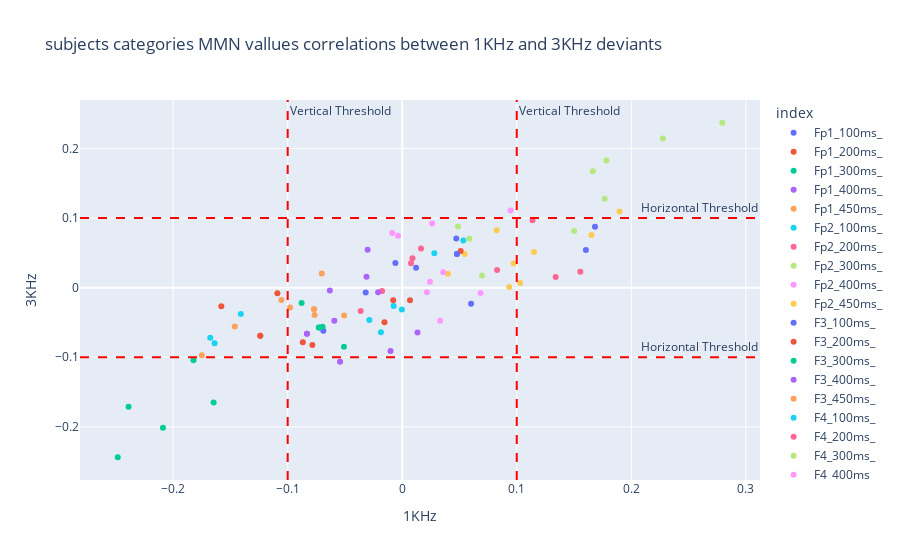

Notebook cell for this chart:
### Code cell
new = []
for i in mmn_corr_1k.index:
    new.append(i[:-4])
mmn_corr_1k.index = new
new = []
for i in mmn_corr_3k.index:
    new.append(i[:-4])
mmn_corr_3k.index = new
df = pd.DataFrame({"1KHz": mmn_corr_1k, "3KHz": mmn_corr_3k})
df = df.reset_index()
fig = px.scatter(
    data_frame=df,
    x="1KHz",
    y="3KHz",
    color="index",
    title="subjects categories MMN vallues correlations between 1KHz and 3KHz deviants",
)
fig.add_hline(
    y=0.1, line_dash="dash", line_color="red", annotation_text="Horizontal Threshold"
)
fig.add_vline(
    x=0.1, line_dash="dash", line_color="red", annotation_text="Vertical Threshold"
)
fig.add_hline(
    y=-0.1, line_dash="dash", line_color="red", annotation_text="Horizontal Threshold"
)
fig.add_vline(
    x=-0.1, line_dash="dash", line_color="red", annotation_text="Vertical Threshold"
)
# pio.write_image(fig, 'scatter_plot.png')

### Figure 1 — Plotly figure (JSON) as saved in the notebook; plotly's stock layout.template omitted (floating-point values rounded to 4 significant figures)
{"data": [{"hovertemplate": "index=Fp1_100ms_<br>1KHz=%{x}<br>3KHz=%{y}<extra></extra>", "legendgroup": "Fp1_100ms_", "marker": {"color": "#636efa", "symbol": "circle"}, "mode": "markers", "name": "Fp1_100ms_", "orientation": "v", "showlegend": true, "type": "scatter", "x": [0.04776], "xaxis": "x", "y": [0.04832], "yaxis": "y"}, {"hovertemplate": "index=Fp1_200ms_<br>1KHz=%{x}<br>3KHz=%{y}<extra></extra>", "legendgroup": "Fp1_200ms_", "marker": {"color": "#EF553B", "symbol": "circle"}, "mode": "markers", "name": "Fp1_200ms_", "orientation": "v", "showlegend": true, "type": "scatter", "x": [-0.124], "xaxis": "x", "y": [-0.06913], "yaxis": "y"}, {"hovertemplate": "index=Fp1_300ms_<br>1KHz=%{x}<br>3KHz=%{y}<extra></extra>", "legendgroup": "Fp1_300ms_", "marker": {"color": "#00cc96", "symbol": "circle"}, "mode": "markers", "name": "Fp1_300ms_", "orientation": "v", "showlegend": true, "type": "scatter", "x": [-0.07279], "xaxis": "x", "y": [-0.05709], "yaxis": "y"}, {"hovertemplate": "index=Fp1_400ms_<br>1KHz=%{x}<br>3KHz=%{y}<extra></extra>", "legendgroup": "Fp1_400ms_", "marker": {"color": "#ab63fa", "symbol": "circle"}, "mode": "markers", "name": "Fp1_400ms_", "orientation": "v", "showlegend": true, "type": "scatter", "x": [-0.08322], "xaxis": "x", "y": [-0.06606], "yaxis": "y"}, {"hovertemplate": "index=Fp1_450ms_<br>1KHz=%{x}<br>3KHz=%{y}<extra></extra>", "legendgroup": "Fp1_450ms_", "marker": {"color": "#FFA15A", "symbol": "circle"}, "mode": "markers", "name": "Fp1_450ms_", "orientation": "v", "showlegend": true, "type": "scatter", "x": [-0.077], "xaxis": "x", "y": [-0.03107], "yaxis": "y"}, {"hovertemplate": "index=Fp2_100ms_<br>1KHz=%{x}<br>3KHz=%{y}<extra></extra>", "legendgroup": "Fp2_100ms_", "marker": {"color": "#19d3f3", "symbol": "circle"}, "mode": "markers", "name": "Fp2_100ms_", "orientation": "v", "showlegend": true, "type": "scatter", "x": [-0.1638], "xaxis": "x", "y": [-0.07978], "yaxis": "y"}, {"hovertemplate": "index=Fp2_200ms_<br>1KHz=%{x}<br>3KHz=%{y}<extra></extra>", "legendgroup": "Fp2_200ms_", "marker": {"color": "#FF6692", "symbol": "circle"}, "mode": "markers", "name": "Fp2_200ms_", "orientation": "v", "showlegend": true, "type": "scatter", "x": [0.1555], "xaxis": "x", "y": [0.0228], "yaxis": "y"}, {"hovertemplate": "index=Fp2_300ms_<br>1KHz=%{x}<br>3KHz=%{y}<extra></extra>", "legendgroup": "Fp2_300ms_", "marker": {"color": "#B6E880", "symbol": "circle"}, "mode": "markers", "name": "Fp2_300ms_", "orientation": "v", "showlegend": true, "type": "scatter", "x": [0.1665], "xaxis": "x", "y": [0.1674], "yaxis": "y"}, {"hovertemplate": "index=Fp2_400ms_<br>1KHz=%{x}<br>3KHz=%{y}<extra></extra>", "legendgroup": "Fp2_400ms_", "marker": {"color": "#FF97FF", "symbol": "circle"}, "mode": "markers", "name": "Fp2_400ms_", "orientation": "v", "showlegend": true, "type": "scatter", "x": [-0.003661], "xaxis": "x", "y": [0.07446], "yaxis": "y"}, {"hovertemplate": "index=Fp2_450ms_<br>1KHz=%{x}<br>3KHz=%{y}<extra></extra>", "legendgroup": "Fp2_450ms_", "marker": {"color": "#FECB52", "symbol": "circle"}, "mode": "markers", "name": "Fp2_450ms_", "orientation": "v", "showlegend": true, "type": "scatter", "x": [0.08244], "xaxis": "x", "y": [0.08244], "yaxis": "y"}, {"hovertemplate": "index=F3_100ms_<br>1KHz=%{x}<br>3KHz=%{y}<extra></extra>", "legendgroup": "F3_100ms_", "marker": {"color": "#636efa", "symbol": "circle"}, "mode": "markers", "name": "F3_100ms_", "orientation": "v", "showlegend": true, "type": "scatter", "x": [0.1683], "xaxis": "x", "y": [0.08757], "yaxis": "y"}, {"hovertemplate": "index=F3_200ms_<br>1KHz=%{x}<br>3KHz=%{y}<extra></extra>", "legendgroup": "F3_200ms_", "marker": {"color": "#EF553B", "symbol": "circle"}, "mode": "markers", "name": "F3_200ms_", "orientation": "v", "showlegend": true, "type": "scatter", "x": [-0.1579], "xaxis": "x", "y": [-0.02666], "yaxis": "y"}, {"hovertemplate": "index=F3_300ms_<br>1KHz=%{x}<br>3KHz=%{y}<extra></extra>", "legendgroup": "F3_300ms_", "marker": {"color": "#00cc96", "symbol": "circle"}, "mode": "markers", "name": "F3_300ms_", "orientation": "v", "showlegend": true, "type": "scatter", "x": [-0.1647], "xaxis": "x", "y": [-0.1651], "yaxis": "y"}, {"hovertemplate": "index=F3_400ms_<br>1KHz=%{x}<br>3KHz=%{y}<extra></extra>", "legendgroup": "F3_400ms_", "marker": {"color": "#ab63fa", "symbol": "circle"}, "mode": "markers", "name": "F3_400ms_", "orientation": "v", "showlegend": true, "type": "scatter", "x": [0.01336], "xaxis": "x", "y": [-0.06429], "yaxis": "y"}, {"hovertemplate": "index=F3_450ms_<br>1KHz=%{x}<br>3KHz=%{y}<extra></extra>", "legendgroup": "F3_450ms_", "marker": {"color": "#FFA15A", "symbol": "circle"}, "mode": "markers", "name": "F3_450ms_", "orientation": "v", "showlegend": true, "type": "scatter", "x": [-0.06949], "xaxis": "x", "y": [-0.05731], "yaxis": "y"}, {"hovertemplate": "index=F4_100ms_<br>1KHz=%{x}<br>3KHz=%{y}<extra></extra>", "legendgroup": "F4_100ms_", "marker": {"color": "#19d3f3", "symbol": "circle"}, "mode": "markers", "name": "F4_100ms_", "orientation": "v", "showlegend": true, "type": "scatter", "x": [-0.1676], "xaxis": "x", "y": [-0.07185], "yaxis": "y"}, {"hovertemplate": "index=F4_200ms_<br>1KHz=%{x}<br>3KHz=%{y}<extra></extra>", "legendgroup": "F4_200ms_", "marker": {"color": "#FF6692", "symbol": "circle"}, "mode": "markers", "name": "F4_200ms_", "orientation": "v", "showlegend": true, "type": "scatter", "x": [0.134], "xaxis": "x", "y": [0.01533], "yaxis": "y"}, {"hovertemplate": "index=F4_300ms_<br>1KHz=%{x}<br>3KHz=%{y}<extra></extra>", "legendgroup": "F4_300ms_", "marker": {"color": "#B6E880", "symbol": "circle"}, "mode": "markers", "name": "F4_300ms_", "orientation": "v", "showlegend": true, "type": "scatter", "x": [0.1782], "xaxis": "x", "y": [0.1828], "yaxis": "y"}, {"hovertemplate": "index=F4_400ms_<br>1KHz=%{x}<br>3KHz=%{y}<extra></extra>", "legendgroup": "F4_400ms_", "marker": {"color": "#FF97FF", "symbol": "circle"}, "mode": "markers", "name": "F4_400ms_", "orientation": "v", "showlegend": true, "type": "scatter", "x": [-0.008799], "xaxis": "x", "y": [0.07854], "yaxis": "y"}, {"hovertemplate": "index=F4_450ms_<br>1KHz=%{x}<br>3KHz=%{y}<extra></extra>", "legendgroup": "F4_450ms_", "marker": {"color": "#FECB52", "symbol": "circle"}, "mode": "markers", "name": "F4_450ms_", "orientation": "v", "showlegend": true, "type": "scatter", "x": [0.05451], "xaxis": "x", "y": [0.04833], "yaxis": "y"}, {"hovertemplate": "index=C3_100ms_<br>1KHz=%{x}<br>3KHz=%{y}<extra></extra>", "legendgroup": "C3_100ms_", "marker": {"color": "#636efa", "symbol": "circle"}, "mode": "markers", "name": "C3_100ms_", "orientation": "v", "showlegend": true, "type": "scatter", "x": [0.1603], "xaxis": "x", "y": [0.05418], "yaxis": "y"}, {"hovertemplate": "index=C3_200ms_<br>1KHz=%{x}<br>3KHz=%{y}<extra></extra>", "legendgroup": "C3_200ms_", "marker": {"color": "#EF553B", "symbol": "circle"}, "mode": "markers", "name": "C3_200ms_", "orientation": "v", "showlegend": true, "type": "scatter", "x": [-0.109], "xaxis": "x", "y": [-0.008083], "yaxis": "y"}, {"hovertemplate": "index=C3_300ms_<br>1KHz=%{x}<br>3KHz=%{y}<extra></extra>", "legendgroup": "C3_300ms_", "marker": {"color": "#00cc96", "symbol": "circle"}, "mode": "markers", "name": "C3_300ms_", "orientation": "v", "showlegend": true, "type": "scatter", "x": [-0.2089], "xaxis": "x", "y": [-0.2013], "yaxis": "y"}, {"hovertemplate": "index=C3_400ms_<br>1KHz=%{x}<br>3KHz=%{y}<extra></extra>", "legendgroup": "C3_400ms_", "marker": {"color": "#ab63fa", "symbol": "circle"}, "mode": "markers", "name": "C3_400ms_", "orientation": "v", "showlegend": true, "type": "scatter", "x": [-0.0102], "xaxis": "x", "y": [-0.09105], "yaxis": "y"}, {"hovertemplate": "index=C3_450ms_<br>1KHz=%{x}<br>3KHz=%{y}<extra></extra>", "legendgroup": "C3_450ms_", "marker": {"color": "#FFA15A", "symbol": "circle"}, "mode": "markers", "name": "C3_450ms_", "orientation": "v", "showlegend": true, "type": "scatter", "x": [-0.05069], "xaxis": "x", "y": [-0.0399], "yaxis": "y"}, {"hovertemplate": "index=C4_100ms_<br>1KHz=%{x}<br>3KHz=%{y}<extra></extra>", "legendgroup": "C4_100ms_", "marker": {"color": "#19d3f3", "symbol": "circle"}, "mode": "markers", "name": "C4_100ms_", "orientation": "v", "showlegend": true, "type": "scatter", "x": [-0.1409], "xaxis": "x", "y": [-0.0377], "yaxis": "y"}, {"hovertemplate": "index=C4_200ms_<br>1KHz=%{x}<br>3KHz=%{y}<extra></extra>", "legendgroup": "C4_200ms_", "marker": {"color": "#FF6692", "symbol": "circle"}, "mode": "markers", "name": "C4_200ms_", "orientation": "v", "showlegend": true, "type": "scatter", "x": [0.08281], "xaxis": "x", "y": [0.02546], "yaxis": "y"}, {"hovertemplate": "index=C4_300ms_<br>1KHz=%{x}<br>3KHz=%{y}<extra></extra>", "legendgroup": "C4_300ms_", "marker": {"color": "#B6E880", "symbol": "circle"}, "mode": "markers", "name": "C4_300ms_", "orientation": "v", "showlegend": true, "type": "scatter", "x": [0.2277], "xaxis": "x", "y": [0.2145], "yaxis": "y"}, {"hovertemplate": "index=C4_400ms_<br>1KHz=%{x}<br>3KHz=%{y}<extra></extra>", "legendgroup": "C4_400ms_", "marker": {"color": "#FF97FF", "symbol": "circle"}, "mode": "markers", "name": "C4_400ms_", "orientation": "v", "showlegend": true, "type": "scatter", "x": [0.02612], "xaxis": "x", "y": [0.09214], "yaxis": "y"}, {"hovertemplate": "index=C4_450ms_<br>1KHz=%{x}<br>3KHz=%{y}<extra></extra>", "legendgroup": "C4_450ms_", "marker": {"color": "#FECB52", "symbol": "circle"}, "mode": "markers", "name": "C4_450ms_", "orientation": "v", "showlegend": true, "type": "scatter", "x": [0.03986], "xaxis": "x", "y": [0.02005], "yaxis": "y"}, {"hovertemplate": "index=P3_100ms_<br>1KHz=%{x}<br>3KHz=%{y}<extra></extra>", "legendgroup": "P3_100ms_", "marker": {"color": "#636efa", "symbol": "circle"}, "mode": "markers", "name": "P3_100ms_", "orientation": "v", "showlegend": true, "type": "scatter", "x": [0.06012], "xaxis": "x", "y": [-0.0231], "yaxis": "y"}, {"hovertemplate": "index=P3_200ms_<br>1KHz=%{x}<br>3KHz=%{y}<extra></extra>", "legendgroup": "P3_200ms_", "marker": {"color": "#EF553B", "symbol": "circle"}, "mode": "markers", "name": "P3_200ms_", "orientation": "v", "showlegend": true, "type": "scatter", "x": [-0.08678], "xaxis": "x", "y": [-0.07858], "yaxis": "y"}, {"hovertemplate": "index=P3_300ms_<br>1KHz=%{x}<br>3KHz=%{y}<extra></extra>", "legendgroup": "P3_300ms_", "marker": {"color": "#00cc96", "symbol": "circle"}, "mode": "markers", "name": "P3_300ms_", "orientation": "v", "showlegend": true, "type": "scatter", "x": [-0.2484], "xaxis": "x", "y": [-0.2437], "yaxis": "y"}, {"hovertemplate": "index=P3_400ms_<br>1KHz=%{x}<br>3KHz=%{y}<extra></extra>", "legendgroup": "P3_400ms_", "marker": {"color": "#ab63fa", "symbol": "circle"}, "mode": "markers", "name": "P3_400ms_", "orientation": "v", "showlegend": true, "type": "scatter", "x": [-0.05425], "xaxis": "x", "y": [-0.1063], "yaxis": "y"}, {"hovertemplate": "index=P3_450ms_<br>1KHz=%{x}<br>3KHz=%{y}<extra></extra>", "legendgroup": "P3_450ms_", "marker": {"color": "#FFA15A", "symbol": "circle"}, "mode": "markers", "name": "P3_450ms_", "orientation": "v", "showlegend": true, "type": "scatter", "x": [-0.07653], "xaxis": "x", "y": [-0.03941], "yaxis": "y"}, {"hovertemplate": "index=P4_100ms_<br>1KHz=%{x}<br>3KHz=%{y}<extra></extra>", "legendgroup": "P4_100ms_", "marker": {"color": "#19d3f3", "symbol": "circle"}, "mode": "markers", "name": "P4_100ms_", "orientation": "v", "showlegend": true, "type": "scatter", "x": [0.05333], "xaxis": "x", "y": [0.06774], "yaxis": "y"}, {"hovertemplate": "index=P4_200ms_<br>1KHz=%{x}<br>3KHz=%{y}<extra></extra>", "legendgroup": "P4_200ms_", "marker": {"color": "#FF6692", "symbol": "circle"}, "mode": "markers", "name": "P4_200ms_", "orientation": "v", "showlegend": true, "type": "scatter", "x": [0.1138], "xaxis": "x", "y": [0.09707], "yaxis": "y"}, {"hovertemplate": "index=P4_300ms_<br>1KHz=%{x}<br>3KHz=%{y}<extra></extra>", "legendgroup": "P4_300ms_", "marker": {"color": "#B6E880", "symbol": "circle"}, "mode": "markers", "name": "P4_300ms_", "orientation": "v", "showlegend": true, "type": "scatter", "x": [0.2794], "xaxis": "x", "y": [0.237], "yaxis": "y"}, {"hovertemplate": "index=P4_400ms_<br>1KHz=%{x}<br>3KHz=%{y}<extra></extra>", "legendgroup": "P4_400ms_", "marker": {"color": "#FF97FF", "symbol": "circle"}, "mode": "markers", "name": "P4_400ms_", "orientation": "v", "showlegend": true, "type": "scatter", "x": [0.09461], "xaxis": "x", "y": [0.1108], "yaxis": "y"}, {"hovertemplate": "index=P4_450ms_<br>1KHz=%{x}<br>3KHz=%{y}<extra></extra>", "legendgroup": "P4_450ms_", "marker": {"color": "#FECB52", "symbol": "circle"}, "mode": "markers", "name": "P4_450ms_", "orientation": "v", "showlegend": true, "type": "scatter", "x": [0.115], "xaxis": "x", "y": [0.05142], "yaxis": "y"}, {"hovertemplate": "index=O1_100ms_<br>1KHz=%{x}<br>3KHz=%{y}<extra></extra>", "legendgroup": "O1_100ms_", "marker": {"color": "#636efa", "symbol": "circle"}, "mode": "markers", "name": "O1_100ms_", "orientation": "v", "showlegend": true, "type": "scatter", "x": [-0.0689], "xaxis": "x", "y": [-0.06178], "yaxis": "y"}, {"hovertemplate": "index=O1_200ms_<br>1KHz=%{x}<br>3KHz=%{y}<extra></extra>", "legendgroup": "O1_200ms_", "marker": {"color": "#EF553B", "symbol": "circle"}, "mode": "markers", "name": "O1_200ms_", "orientation": "v", "showlegend": true, "type": "scatter", "x": [-0.07844], "xaxis": "x", "y": [-0.08249], "yaxis": "y"}, {"hovertemplate": "index=O1_300ms_<br>1KHz=%{x}<br>3KHz=%{y}<extra></extra>", "legendgroup": "O1_300ms_", "marker": {"color": "#00cc96", "symbol": "circle"}, "mode": "markers", "name": "O1_300ms_", "orientation": "v", "showlegend": true, "type": "scatter", "x": [-0.2389], "xaxis": "x", "y": [-0.1711], "yaxis": "y"}, {"hovertemplate": "index=O1_400ms_<br>1KHz=%{x}<br>3KHz=%{y}<extra></extra>", "legendgroup": "O1_400ms_", "marker": {"color": "#ab63fa", "symbol": "circle"}, "mode": "markers", "name": "O1_400ms_", "orientation": "v", "showlegend": true, "type": "scatter", "x": [-0.05927], "xaxis": "x", "y": [-0.04762], "yaxis": "y"}, {"hovertemplate": "index=O1_450ms_<br>1KHz=%{x}<br>3KHz=%{y}<extra></extra>", "legendgroup": "O1_450ms_", "marker": {"color": "#FFA15A", "symbol": "circle"}, "mode": "markers", "name": "O1_450ms_", "orientation": "v", "showlegend": true, "type": "scatter", "x": [-0.09796], "xaxis": "x", "y": [-0.02852], "yaxis": "y"}, {"hovertemplate": "index=O2_100ms_<br>1KHz=%{x}<br>3KHz=%{y}<extra></extra>", "legendgroup": "O2_100ms_", "marker": {"color": "#19d3f3", "symbol": "circle"}, "mode": "markers", "name": "O2_100ms_", "orientation": "v", "showlegend": true, "type": "scatter", "x": [0.02801], "xaxis": "x", "y": [0.04963], "yaxis": "y"}, {"hovertemplate": "index=O2_200ms_<br>1KHz=%{x}<br>3KHz=%{y}<extra></extra>", "legendgroup": "O2_200ms_", "marker": {"color": "#FF6692", "symbol": "circle"}, "mode": "markers", "name": "O2_200ms_", "orientation": "v", "showlegend": true, "type": "scatter", "x": [0.01642], "xaxis": "x", "y": [0.05629], "yaxis": "y"}, {"hovertemplate": "index=O2_300ms_<br>1KHz=%{x}<br>3KHz=%{y}<extra></extra>", "legendgroup": "O2_300ms_", "marker": {"color": "#B6E880", "symbol": "circle"}, "mode": "markers", "name": "O2_300ms_", "orientation": "v", "showlegend": true, "type": "scatter", "x": [0.1768], "xaxis": "x", "y": [0.1277], "yaxis": "y"}, {"hovertemplate": "index=O2_400ms_<br>1KHz=%{x}<br>3KHz=%{y}<extra></extra>", "legendgroup": "O2_400ms_", "marker": {"color": "#FF97FF", "symbol": "circle"}, "mode": "markers", "name": "O2_400ms_", "orientation": "v", "showlegend": true, "type": "scatter", "x": [0.03579], "xaxis": "x", "y": [0.02235], "yaxis": "y"}, {"hovertemplate": "index=O2_450ms_<br>1KHz=%{x}<br>3KHz=%{y}<extra></extra>", "legendgroup": "O2_450ms_", "marker": {"color": "#FECB52", "symbol": "circle"}, "mode": "markers", "name": "O2_450ms_", "orientation": "v", "showlegend": true, "type": "scatter", "x": [0.09726], "xaxis": "x", "y": [0.03473], "yaxis": "y"}, {"hovertemplate": "index=F7_100ms_<br>1KHz=%{x}<br>3KHz=%{y}<extra></extra>", "legendgroup": "F7_100ms_", "marker": {"color": "#636efa", "symbol": "circle"}, "mode": "markers", "name": "F7_100ms_", "orientation": "v", "showlegend": true, "type": "scatter", "x": [-0.03191], "xaxis": "x", "y": [-0.00691], "yaxis": "y"}, {"hovertemplate": "index=F7_200ms_<br>1KHz=%{x}<br>3KHz=%{y}<extra></extra>", "legendgroup": "F7_200ms_", "marker": {"color": "#EF553B", "symbol": "circle"}, "mode": "markers", "name": "F7_200ms_", "orientation": "v", "showlegend": true, "type": "scatter", "x": [-0.007887], "xaxis": "x", "y": [-0.01802], "yaxis": "y"}, {"hovertemplate": "index=F7_300ms_<br>1KHz=%{x}<br>3KHz=%{y}<extra></extra>", "legendgroup": "F7_300ms_", "marker": {"color": "#00cc96", "symbol": "circle"}, "mode": "markers", "name": "F7_300ms_", "orientation": "v", "showlegend": true, "type": "scatter", "x": [-0.1822], "xaxis": "x", "y": [-0.1044], "yaxis": "y"}, {"hovertemplate": "index=F7_400ms_<br>1KHz=%{x}<br>3KHz=%{y}<extra></extra>", "legendgroup": "F7_400ms_", "marker": {"color": "#ab63fa", "symbol": "circle"}, "mode": "markers", "name": "F7_400ms_", "orientation": "v", "showlegend": true, "type": "scatter", "x": [-0.06319], "xaxis": "x", "y": [-0.003935], "yaxis": "y"}, {"hovertemplate": "index=F7_450ms_<br>1KHz=%{x}<br>3KHz=%{y}<extra></extra>", "legendgroup": "F7_450ms_", "marker": {"color": "#FFA15A", "symbol": "circle"}, "mode": "markers", "name": "F7_450ms_", "orientation": "v", "showlegend": true, "type": "scatter", "x": [-0.1055], "xaxis": "x", "y": [-0.0178], "yaxis": "y"}, {"hovertemplate": "index=F8_100ms_<br>1KHz=%{x}<br>3KHz=%{y}<extra></extra>", "legendgroup": "F8_100ms_", "marker": {"color": "#19d3f3", "symbol": "circle"}, "mode": "markers", "name": "F8_100ms_", "orientation": "v", "showlegend": true, "type": "scatter", "x": [-0.007491], "xaxis": "x", "y": [-0.0264], "yaxis": "y"}, {"hovertemplate": "index=F8_200ms_<br>1KHz=%{x}<br>3KHz=%{y}<extra></extra>", "legendgroup": "F8_200ms_", "marker": {"color": "#FF6692", "symbol": "circle"}, "mode": "markers", "name": "F8_200ms_", "orientation": "v", "showlegend": true, "type": "scatter", "x": [-0.01761], "xaxis": "x", "y": [-0.004862], "yaxis": "y"}, {"hovertemplate": "index=F8_300ms_<br>1KHz=%{x}<br>3KHz=%{y}<extra></extra>", "legendgroup": "F8_300ms_", "marker": {"color": "#B6E880", "symbol": "circle"}, "mode": "markers", "name": "F8_300ms_", "orientation": "v", "showlegend": true, "type": "scatter", "x": [0.15], "xaxis": "x", "y": [0.08137], "yaxis": "y"}, {"hovertemplate": "index=F8_400ms_<br>1KHz=%{x}<br>3KHz=%{y}<extra></extra>", "legendgroup": "F8_400ms_", "marker": {"color": "#FF97FF", "symbol": "circle"}, "mode": "markers", "name": "F8_400ms_", "orientation": "v", "showlegend": true, "type": "scatter", "x": [0.06833], "xaxis": "x", "y": [-0.007566], "yaxis": "y"}, {"hovertemplate": "index=F8_450ms_<br>1KHz=%{x}<br>3KHz=%{y}<extra></extra>", "legendgroup": "F8_450ms_", "marker": {"color": "#FECB52", "symbol": "circle"}, "mode": "markers", "name": "F8_450ms_", "orientation": "v", "showlegend": true, "type": "scatter", "x": [0.09341], "xaxis": "x", "y": [0.00101], "yaxis": "y"}, {"hovertemplate": "index=T3_100ms_<br>1KHz=%{x}<br>3KHz=%{y}<extra></extra>", "legendgroup": "T3_100ms_", "marker": {"color": "#636efa", "symbol": "circle"}, "mode": "markers", "name": "T3_100ms_", "orientation": "v", "showlegend": true, "type": "scatter", "x": [0.04718], "xaxis": "x", "y": [0.07054], "yaxis": "y"}, {"hovertemplate": "index=T3_200ms_<br>1KHz=%{x}<br>3KHz=%{y}<extra></extra>", "legendgroup": "T3_200ms_", "marker": {"color": "#EF553B", "symbol": "circle"}, "mode": "markers", "name": "T3_200ms_", "orientation": "v", "showlegend": true, "type": "scatter", "x": [0.05104], "xaxis": "x", "y": [0.05256], "yaxis": "y"}, {"hovertemplate": "index=T3_300ms_<br>1KHz=%{x}<br>3KHz=%{y}<extra></extra>", "legendgroup": "T3_300ms_", "marker": {"color": "#00cc96", "symbol": "circle"}, "mode": "markers", "name": "T3_300ms_", "orientation": "v", "showlegend": true, "type": "scatter", "x": [-0.08783], "xaxis": "x", "y": [-0.02214], "yaxis": "y"}, {"hovertemplate": "index=T3_400ms_<br>1KHz=%{x}<br>3KHz=%{y}<extra></extra>", "legendgroup": "T3_400ms_", "marker": {"color": "#ab63fa", "symbol": "circle"}, "mode": "markers", "name": "T3_400ms_", "orientation": "v", "showlegend": true, "type": "scatter", "x": [-0.03022], "xaxis": "x", "y": [0.05456], "yaxis": "y"}, {"hovertemplate": "index=T3_450ms_<br>1KHz=%{x}<br>3KHz=%{y}<extra></extra>", "legendgroup": "T3_450ms_", "marker": {"color": "#FFA15A", "symbol": "circle"}, "mode": "markers", "name": "T3_450ms_", "orientation": "v", "showlegend": true, "type": "scatter", "x": [-0.07026], "xaxis": "x", "y": [0.0203], "yaxis": "y"}, {"hovertemplate": "index=T4_100ms_<br>1KHz=%{x}<br>3KHz=%{y}<extra></extra>", "legendgroup": "T4_100ms_", "marker": {"color": "#19d3f3", "symbol": "circle"}, "mode": "markers", "name": "T4_100ms_", "orientation": "v", "showlegend": true, "type": "scatter", "x": [-0.01861], "xaxis": "x", "y": [-0.06393], "yaxis": "y"}, {"hovertemplate": "index=T4_200ms_<br>1KHz=%{x}<br>3KHz=%{y}<extra></extra>", "legendgroup": "T4_200ms_", "marker": {"color": "#FF6692", "symbol": "circle"}, "mode": "markers", "name": "T4_200ms_", "orientation": "v", "showlegend": true, "type": "scatter", "x": [-0.0363], "xaxis": "x", "y": [-0.03335], "yaxis": "y"}, {"hovertemplate": "index=T4_300ms_<br>1KHz=%{x}<br>3KHz=%{y}<extra></extra>", "legendgroup": "T4_300ms_", "marker": {"color": "#B6E880", "symbol": "circle"}, "mode": "markers", "name": "T4_300ms_", "orientation": "v", "showlegend": true, "type": "scatter", "x": [0.06965], "xaxis": "x", "y": [0.01753], "yaxis": "y"}, {"hovertemplate": "index=T4_400ms_<br>1KHz=%{x}<br>3KHz=%{y}<extra></extra>", "legendgroup": "T4_400ms_", "marker": {"color": "#FF97FF", "symbol": "circle"}, "mode": "markers", "name": "T4_400ms_", "orientation": "v", "showlegend": true, "type": "scatter", "x": [0.0331], "xaxis": "x", "y": [-0.04753], "yaxis": "y"}, {"hovertemplate": "index=T4_450ms_<br>1KHz=%{x}<br>3KHz=%{y}<extra></extra>", "legendgroup": "T4_450ms_", "marker": {"color": "#FECB52", "symbol": "circle"}, "mode": "markers", "name": "T4_450ms_", "orientation": "v", "showlegend": true, "type": "scatter", "x": [0.1028], "xaxis": "x", "y": [0.006828], "yaxis": "y"}, {"hovertemplate": "index=T5_100ms_<br>1KHz=%{x}<br>3KHz=%{y}<extra></extra>", "legendgroup": "T5_100ms_", "marker": {"color": "#636efa", "symbol": "circle"}, "mode": "markers", "name": "T5_100ms_", "orientation": "v", "showlegend": true, "type": "scatter", "x": [-0.00597], "xaxis": "x", "y": [0.03545], "yaxis": "y"}, {"hovertemplate": "index=T5_200ms_<br>1KHz=%{x}<br>3KHz=%{y}<extra></extra>", "legendgroup": "T5_200ms_", "marker": {"color": "#EF553B", "symbol": "circle"}, "mode": "markers", "name": "T5_200ms_", "orientation": "v", "showlegend": true, "type": "scatter", "x": [0.006815], "xaxis": "x", "y": [-0.01794], "yaxis": "y"}, {"hovertemplate": "index=T5_300ms_<br>1KHz=%{x}<br>3KHz=%{y}<extra></extra>", "legendgroup": "T5_300ms_", "marker": {"color": "#00cc96", "symbol": "circle"}, "mode": "markers", "name": "T5_300ms_", "orientation": "v", "showlegend": true, "type": "scatter", "x": [-0.06964], "xaxis": "x", "y": [-0.05624], "yaxis": "y"}, {"hovertemplate": "index=T5_400ms_<br>1KHz=%{x}<br>3KHz=%{y}<extra></extra>", "legendgroup": "T5_400ms_", "marker": {"color": "#ab63fa", "symbol": "circle"}, "mode": "markers", "name": "T5_400ms_", "orientation": "v", "showlegend": true, "type": "scatter", "x": [-0.03122], "xaxis": "x", "y": [0.0156], "yaxis": "y"}, {"hovertemplate": "index=T5_450ms_<br>1KHz=%{x}<br>3KHz=%{y}<extra></extra>", "legendgroup": "T5_450ms_", "marker": {"color": "#FFA15A", "symbol": "circle"}, "mode": "markers", "name": "T5_450ms_", "orientation": "v", "showlegend": true, "type": "scatter", "x": [-0.1462], "xaxis": "x", "y": [-0.05587], "yaxis": "y"}, {"hovertemplate": "index=T6_100ms_<br>1KHz=%{x}<br>3KHz=%{y}<extra></extra>", "legendgroup": "T6_100ms_", "marker": {"color": "#19d3f3", "symbol": "circle"}, "mode": "markers", "name": "T6_100ms_", "orientation": "v", "showlegend": true, "type": "scatter", "x": [-0.0002981], "xaxis": "x", "y": [-0.03138], "yaxis": "y"}, {"hovertemplate": "index=T6_200ms_<br>1KHz=%{x}<br>3KHz=%{y}<extra></extra>", "legendgroup": "T6_200ms_", "marker": {"color": "#FF6692", "symbol": "circle"}, "mode": "markers", "name": "T6_200ms_", "orientation": "v", "showlegend": true, "type": "scatter", "x": [0.00891], "xaxis": "x", "y": [0.04214], "yaxis": "y"}, {"hovertemplate": "index=T6_300ms_<br>1KHz=%{x}<br>3KHz=%{y}<extra></extra>", "legendgroup": "T6_300ms_", "marker": {"color": "#B6E880", "symbol": "circle"}, "mode": "markers", "name": "T6_300ms_", "orientation": "v", "showlegend": true, "type": "scatter", "x": [0.05857], "xaxis": "x", "y": [0.07045], "yaxis": "y"}, {"hovertemplate": "index=T6_400ms_<br>1KHz=%{x}<br>3KHz=%{y}<extra></extra>", "legendgroup": "T6_400ms_", "marker": {"color": "#FF97FF", "symbol": "circle"}, "mode": "markers", "name": "T6_400ms_", "orientation": "v", "showlegend": true, "type": "scatter", "x": [0.02151], "xaxis": "x", "y": [-0.006586], "yaxis": "y"}, {"hovertemplate": "index=T6_450ms_<br>1KHz=%{x}<br>3KHz=%{y}<extra></extra>", "legendgroup": "T6_450ms_", "marker": {"color": "#FECB52", "symbol": "circle"}, "mode": "markers", "name": "T6_450ms_", "orientation": "v", "showlegend": true, "type": "scatter", "x": [0.1652], "xaxis": "x", "y": [0.07561], "yaxis": "y"}, {"hovertemplate": "index=FZ_100ms_<br>1KHz=%{x}<br>3KHz=%{y}<extra></extra>", "legendgroup": "FZ_100ms_", "marker": {"color": "#636efa", "symbol": "circle"}, "mode": "markers", "name": "FZ_100ms_", "orientation": "v", "showlegend": true, "type": "scatter", "x": [0.01209], "xaxis": "x", "y": [0.0288], "yaxis": "y"}, {"hovertemplate": "index=FZ_200ms_<br>1KHz=%{x}<br>3KHz=%{y}<extra></extra>", "legendgroup": "FZ_200ms_", "marker": {"color": "#EF553B", "symbol": "circle"}, "mode": "markers", "name": "FZ_200ms_", "orientation": "v", "showlegend": true, "type": "scatter", "x": [-0.0155], "xaxis": "x", "y": [-0.04964], "yaxis": "y"}, {"hovertemplate": "index=FZ_300ms_<br>1KHz=%{x}<br>3KHz=%{y}<extra></extra>", "legendgroup": "FZ_300ms_", "marker": {"color": "#00cc96", "symbol": "circle"}, "mode": "markers", "name": "FZ_300ms_", "orientation": "v", "showlegend": true, "type": "scatter", "x": [-0.05089], "xaxis": "x", "y": [-0.08497], "yaxis": "y"}, {"hovertemplate": "index=FZ_400ms_<br>1KHz=%{x}<br>3KHz=%{y}<extra></extra>", "legendgroup": "FZ_400ms_", "marker": {"color": "#ab63fa", "symbol": "circle"}, "mode": "markers", "name": "FZ_400ms_", "orientation": "v", "showlegend": true, "type": "scatter", "x": [-0.02106], "xaxis": "x", "y": [-0.006407], "yaxis": "y"}, {"hovertemplate": "index=FZ_450ms_<br>1KHz=%{x}<br>3KHz=%{y}<extra></extra>", "legendgroup": "FZ_450ms_", "marker": {"color": "#FFA15A", "symbol": "circle"}, "mode": "markers", "name": "FZ_450ms_", "orientation": "v", "showlegend": true, "type": "scatter", "x": [-0.1749], "xaxis": "x", "y": [-0.09725], "yaxis": "y"}, {"hovertemplate": "index=PZ_100ms_<br>1KHz=%{x}<br>3KHz=%{y}<extra></extra>", "legendgroup": "PZ_100ms_", "marker": {"color": "#19d3f3", "symbol": "circle"}, "mode": "markers", "name": "PZ_100ms_", "orientation": "v", "showlegend": true, "type": "scatter", "x": [-0.02874], "xaxis": "x", "y": [-0.04654], "yaxis": "y"}, {"hovertemplate": "index=PZ_200ms_<br>1KHz=%{x}<br>3KHz=%{y}<extra></extra>", "legendgroup": "PZ_200ms_", "marker": {"color": "#FF6692", "symbol": "circle"}, "mode": "markers", "name": "PZ_200ms_", "orientation": "v", "showlegend": true, "type": "scatter", "x": [0.007687], "xaxis": "x", "y": [0.0352], "yaxis": "y"}, {"hovertemplate": "index=PZ_300ms_<br>1KHz=%{x}<br>3KHz=%{y}<extra></extra>", "legendgroup": "PZ_300ms_", "marker": {"color": "#B6E880", "symbol": "circle"}, "mode": "markers", "name": "PZ_300ms_", "orientation": "v", "showlegend": true, "type": "scatter", "x": [0.04867], "xaxis": "x", "y": [0.08783], "yaxis": "y"}, {"hovertemplate": "index=PZ_400ms_<br>1KHz=%{x}<br>3KHz=%{y}<extra></extra>", "legendgroup": "PZ_400ms_", "marker": {"color": "#FF97FF", "symbol": "circle"}, "mode": "markers", "name": "PZ_400ms_", "orientation": "v", "showlegend": true, "type": "scatter", "x": [0.0242], "xaxis": "x", "y": [0.008519], "yaxis": "y"}, {"hovertemplate": "index=PZ_450ms_<br>1KHz=%{x}<br>3KHz=%{y}<extra></extra>", "legendgroup": "PZ_450ms_", "marker": {"color": "#FECB52", "symbol": "circle"}, "mode": "markers", "name": "PZ_450ms_", "orientation": "v", "showlegend": true, "type": "scatter", "x": [0.1897], "xaxis": "x", "y": [0.1095], "yaxis": "y"}, {"hovertemplate": "index=CZ_100ms_<br>1KHz=%{x}<br>3KHz=%{y}<extra></extra>", "legendgroup": "CZ_100ms_", "marker": {"color": "#636efa", "symbol": "circle"}, "mode": "markers", "name": "CZ_100ms_", "orientation": "v", "showlegend": true, "type": "scatter", "x": [0.04776], "xaxis": "x", "y": [0.04832], "yaxis": "y"}, {"hovertemplate": "index=CZ_200ms_<br>1KHz=%{x}<br>3KHz=%{y}<extra></extra>", "legendgroup": "CZ_200ms_", "marker": {"color": "#EF553B", "symbol": "circle"}, "mode": "markers", "name": "CZ_200ms_", "orientation": "v", "showlegend": true, "type": "scatter", "x": [-0.124], "xaxis": "x", "y": [-0.06913], "yaxis": "y"}, {"hovertemplate": "index=CZ_300ms_<br>1KHz=%{x}<br>3KHz=%{y}<extra></extra>", "legendgroup": "CZ_300ms_", "marker": {"color": "#00cc96", "symbol": "circle"}, "mode": "markers", "name": "CZ_300ms_", "orientation": "v", "showlegend": true, "type": "scatter", "x": [-0.07279], "xaxis": "x", "y": [-0.05709], "yaxis": "y"}, {"hovertemplate": "index=CZ_400ms_<br>1KHz=%{x}<br>3KHz=%{y}<extra></extra>", "legendgroup": "CZ_400ms_", "marker": {"color": "#ab63fa", "symbol": "circle"}, "mode": "markers", "name": "CZ_400ms_", "orientation": "v", "showlegend": true, "type": "scatter", "x": [-0.08322], "xaxis": "x", "y": [-0.06606], "yaxis": "y"}, {"hovertemplate": "index=CZ_450ms_<br>1KHz=%{x}<br>3KHz=%{y}<extra></extra>", "legendgroup": "CZ_450ms_", "marker": {"color": "#FFA15A", "symbol": "circle"}, "mode": "markers", "name": "CZ_450ms_", "orientation": "v", "showlegend": true, "type": "scatter", "x": [-0.077], "xaxis": "x", "y": [-0.03107], "yaxis": "y"}], "layout": {"annotations": [{"showarrow": false, "text": "Horizontal Threshold", "x": 1, "xanchor": "right", "xref": "x domain", "y": 0.1, "yanchor": "bottom", "yref": "y"}, {"showarrow": false, "text": "Vertical Threshold", "x": 0.1, "xanchor": "left", "xref": "x", "y": 1, "yanchor": "top", "yref": "y domain"}, {"showarrow": false, "text": "Horizontal Threshold", "x": 1, "xanchor": "right", "xref": "x domain", "y": -0.1, "yanchor": "bottom", "yref": "y"}, {"showarrow": false, "text": "Vertical Threshold", "x": -0.1, "xanchor": "left", "xref": "x", "y": 1, "yanchor": "top", "yref": "y domain"}], "legend": {"title": {"text": "index"}, "tracegroupgap": 0}, "shapes": [{"line": {"color": "red", "dash": "dash"}, "type": "line", "x0": 0, "x1": 1, "xref": "x domain", "y0": 0.1, "y1": 0.1, "yref": "y"}, {"line": {"color": "red", "dash": "dash"}, "type": "line", "x0": 0.1, "x1": 0.1, "xref": "x", "y0": 0, "y1": 1, "yref": "y domain"}, {"line": {"color": "red", "dash": "dash"}, "type": "line", "x0": 0, "x1": 1, "xref": "x domain", "y0": -0.1, "y1": -0.1, "yref": "y"}, {"line": {"color": "red", "dash": "dash"}, "type": "line", "x0": -0.1, "x1": -0.1, "xref": "x", "y0": 0, "y1": 1, "yref": "y domain"}], "title": {"text": "subjects categories MMN vallues correlations between 1KHz and 3KHz deviants"}, "xaxis": {"anchor": "y", "domain": [0, 1], "title": {"text": "1KHz"}}, "yaxis": {"anchor": "x", "domain": [0, 1], "title": {"text": "3KHz"}}}}
